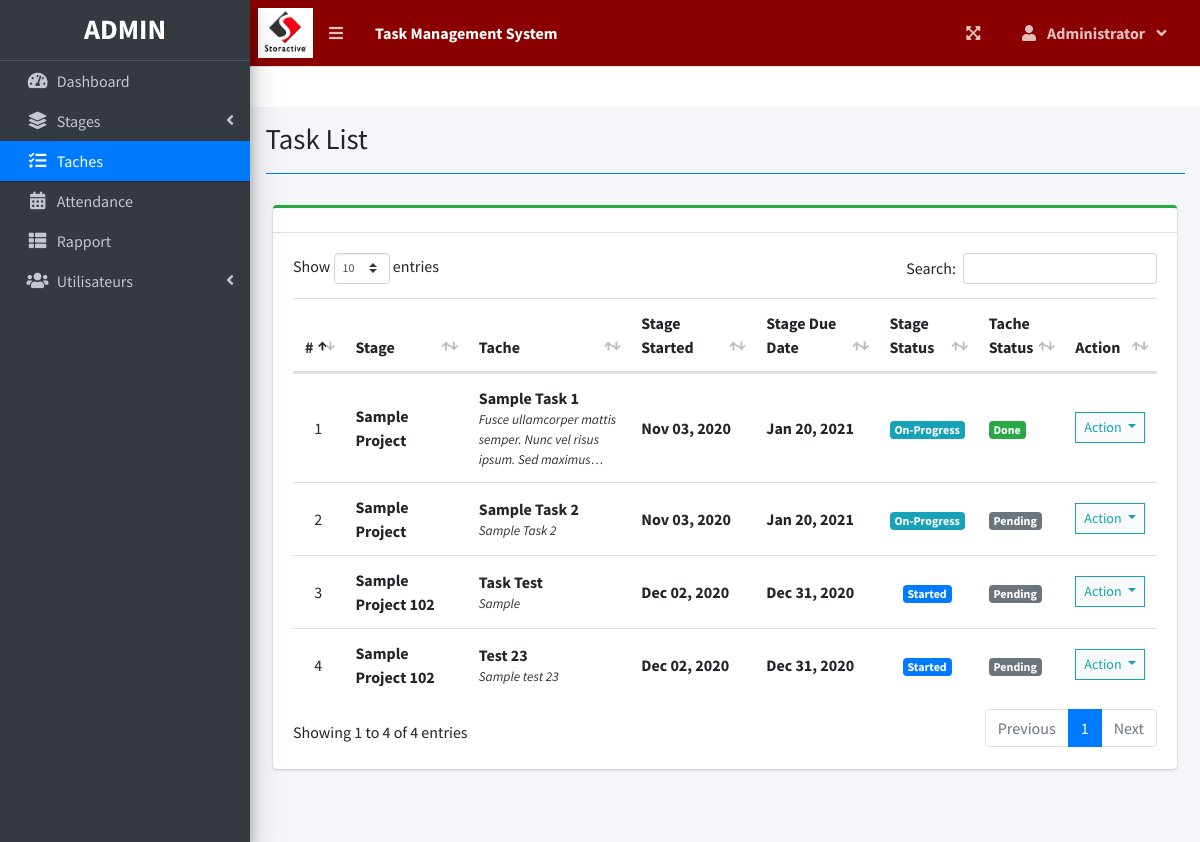
The app's page /index.php?page=task_list (signed in), older data.
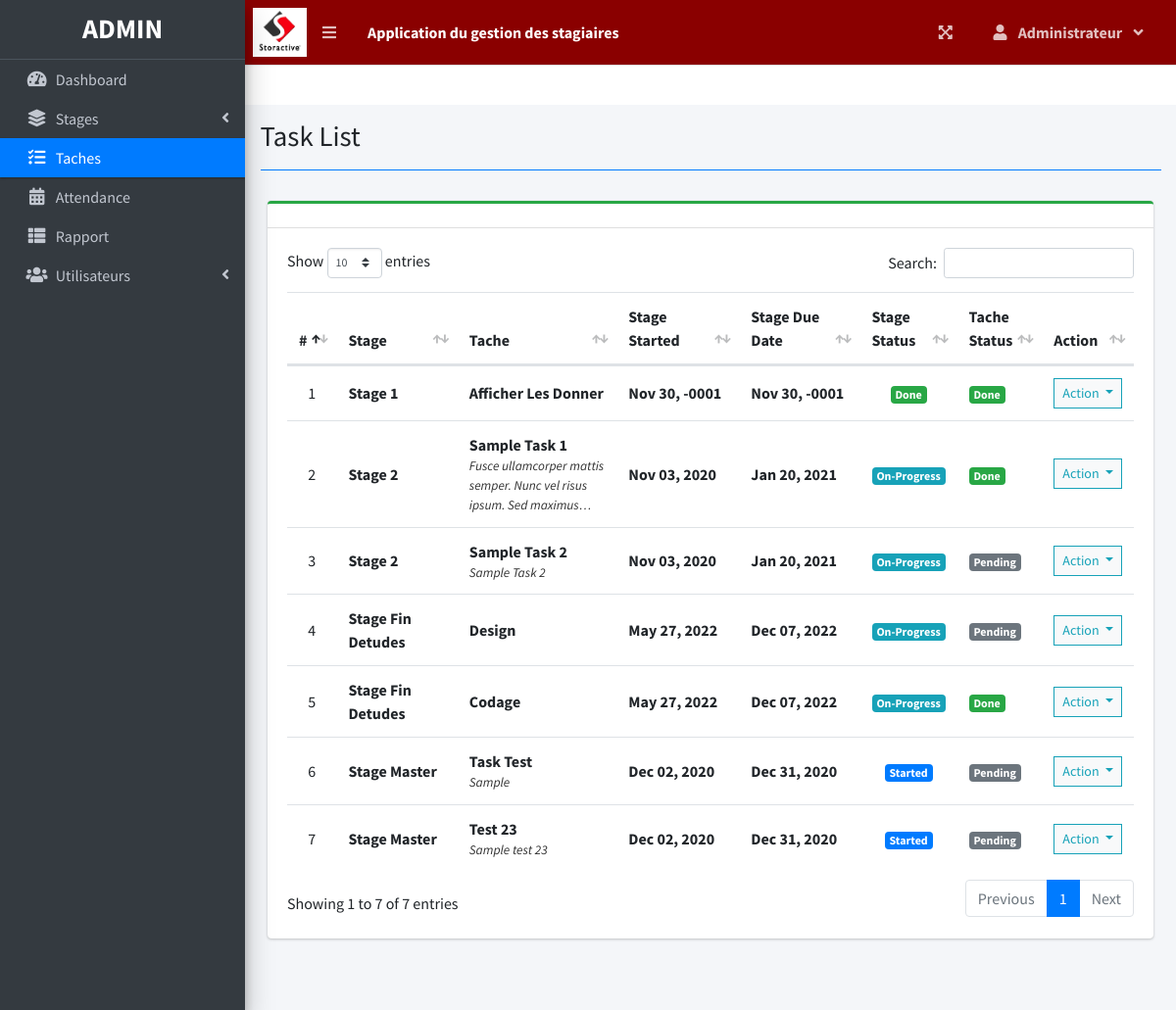
The same page, newer data.
### tables this page shows
CREATE TABLE `task_list` (
  `id` int(30) NOT NULL,
  `project_id` int(30) NOT NULL,
  `task` varchar(200) NOT NULL,
  `description` text NOT NULL,
  `status` tinyint(4) NOT NULL,
  `date_created` datetime NOT NULL DEFAULT current_timestamp()
);

CREATE TABLE `project_list` (
  `id` int(30) NOT NULL,
  `name` varchar(200) NOT NULL,
  `description` text NOT NULL,
  `status` tinyint(2) NOT NULL,
  `start_date` date NOT NULL,
  `end_date` date NOT NULL,
  `manager_id` int(30) NOT NULL,
  `user_ids` text NOT NULL,
  `date_created` datetime NOT NULL DEFAULT current_timestamp()
);

### task_list.php (the view, shortened to what the changed rows need)
<?php include'db_connect.php' ?>
<div class="col-lg-12">
	<div class="card card-outline card-success">
		<div class="card-header">
		</div>
		<div class="card-body">
			<table class="table tabe-hover table-condensed" id="list">
				<colgroup>
					<col width="5%">
					<col width="15%">
					<col width="20%">
					<col width="15%">
					<col width="15%">
					<col width="10%">
					<col width="10%">
					<col width="10%">
				</colgroup>
				<thead>
					<tr>
						<th class="text-center">#</th>
						<th>Stage</th>
						<th>Tache</th>
						<th>Stage Started</th>
						<th>Stage Due Date</th>
						<th>Stage Status</th>
						<th>Tache Status</th>
						<th>Action</th>
					</tr>
				</thead>
				<tbody>
					<?php
					$i = 1;
					$where = "";
					$stat = array("Pending","Started","On-Progress","On-Hold","Over Due","Done");
					$qry = $conn->query("SELECT t.*,p.name as pname,p.start_date,p.status as pstatus, p.end_date,p.id as pid FROM task_list t inner join project_list p on p.id = t.project_id $where order by p.name asc");
					while($row= $qry->fetch_assoc()):
						$trans = get_html_translation_table(HTML_ENTITIES,ENT_QUOTES);
						unset($trans["\""], $trans["<"], $trans[">"], $trans["<h2"]);
						$desc = strtr(html_entity_decode($row['description']),$trans);
						$desc=str_replace(array("<li>","</li>"), array("",", "), $desc);
		                $cprog = $conn->query("SELECT * FROM task_list where project_id = {$row['pid']} and status = 3")->num_rows;
		                $prod = $conn->query("SELECT * FROM user_productivity where project_id = {$row['pid']}")->num_rows;
		                if($row['pstatus'] == 0 && strtotime(date('Y-m-d')) >= strtotime($row['start_date'])):
		                if($prod  > 0  || $cprog > 0)
		                  $row['pstatus'] = 2;
		                else
		                  $row['pstatus'] = 1;
		                elseif($row['pstatus'] == 0 && strtotime(date('Y-m-d')) > strtotime($row['end_date'])):
		                $row['pstatus'] = 4;
		                endif;
					?>
					<tr>
						<td class="text-center"><?php echo $i++ ?></td>
						<td>
							<p><b><?php echo ucwords($row['pname']) ?></b></p>
						</td>
						<td>
							<p><b><?php echo ucwords($row['task']) ?></b></p>
							<p class="truncate"><?php echo strip_tags($desc) ?></p>
						</td>
						<td><b><?php echo date("M d, Y",strtotime($row['start_date'])) ?></b></td>
						<td><b><?php echo date("M d, Y",strtotime($row['end_date'])) ?></b></td>
						<td class="text-center">
							<?php
							  if($stat[$row['pstatus']] =='Pending'){
							  	echo "<span class='badge badge-secondary'>{$stat[$row['pstatus']]}</span>";
							  }elseif($stat[$row['pstatus']] =='Started'){
							  	echo "<span class='badge badge-primary'>{$stat[$row['pstatus']]}</span>";
							  }elseif($stat[$row['pstatus']] =='On-Progress'){
							  	echo "<span class='badge badge-info'>{$stat[$row['pstatus']]}</span>";
							  }elseif($stat[$row['pstatus']] =='On-Hold'){
							  	echo "<span class='badge badge-warning'>{$stat[$row['pstatus']]}</span>";
							  }elseif($stat[$row['pstatus']] =='Over Due'){
							  	echo "<span class='badge badge-danger'>{$stat[$row['pstatus']]}</span>";
							  }elseif($stat[$row['pstatus']] =='Done'){
							  	echo "<span class='badge badge-success'>{$stat[$row['pstatus']]}</span>";
							  }
							?>
						</td>
						<td>
                        	<?php
                        	if($row['status'] == 1){
						  		echo "<span class='badge badge-secondary'>Pending</span>";
                        	}elseif($row['status'] == 2){
						  		echo "<span class='badge badge-primary'>On-Progress</span>";
                        	}elseif($row['status'] == 3){
						  		echo "<span class='badge badge-success'>Done</span>";
                        	}
                        	?>
                        </td>
						<td class="text-center">
							<button type="button" class="btn btn-default btn-sm btn-flat border-info wave-effect text-info dropdown-toggle" data-toggle="dropdown" aria-expanded="true">
		                      Action
		                    </button>
						</td>
					</tr>
				<?php endwhile; ?>
				</tbody>
			</table>
		</div>
	</div>
</div>

### topbar.php (shortened to what the changed rows need)
<nav class="main-header navbar navbar-expand navbar-primary navbar-dark " style="background-color : #8a0000">
  <ul class="navbar-nav">
    <li>
      <a class="nav-link text-white"  href="./" role="button"> <large><b><?php echo $_SESSION['system']['name'] ?></b></large></a>
    </li>
  </ul>
  <ul class="navbar-nav ml-auto">
   <li class="nav-item dropdown">
          <a class="nav-link"  data-toggle="dropdown" aria-expanded="true" href="javascript:void(0)">
            <span>
              <div class="d-felx badge-pill">
                <span><b><?php echo ucwords($_SESSION['login_firstname']) ?></b></span>
              </div>
            </span>
          </a>
    </li>
  </ul>
</nav>

Row changes from the older to the newer data that the page shows:
added task_list: project_list.name "Stage 1", task "Afficher Les Donner", project_list.start_date "Nov 30, -0001", project_list.end_date "Nov 30, -0001", project_list.status "Done", status "Done"
changed through a linked row, task_list "Sample Task 1": project_list.name "Sample Project" → "Stage 2"
changed through a linked row, task_list "Sample Task 2": project_list.name "Sample Project" → "Stage 2"
added task_list: project_list.name "Stage Fin Detudes", task "Design", project_list.start_date "May 27, 2022", project_list.end_date "Dec 07, 2022", pstatus "On-Progress", status "Pending"
added task_list: project_list.name "Stage Fin Detudes", task "Codage", project_list.start_date "May 27, 2022", project_list.end_date "Dec 07, 2022", pstatus "On-Progress", status "Done"
changed through a linked row, task_list "Task Test": project_list.name "Sample Project 102" → "Stage Master"
changed through a linked row, task_list "Test 23": project_list.name "Sample Project 102" → "Stage Master"
Text that changed along with them:
$_SESSION['system']['name']: "Task Management System" → "Application du gestion des stagiaires"
$_SESSION['login_firstname']: "Administrator" → "Administrateur"
text written by a page script: "Show entries Search: Showing 1 to 4 of 4 entries Previous 1 Next" → "Show entries Search: Showing 1 to 7 of 7 entries Previous 1 Next"
